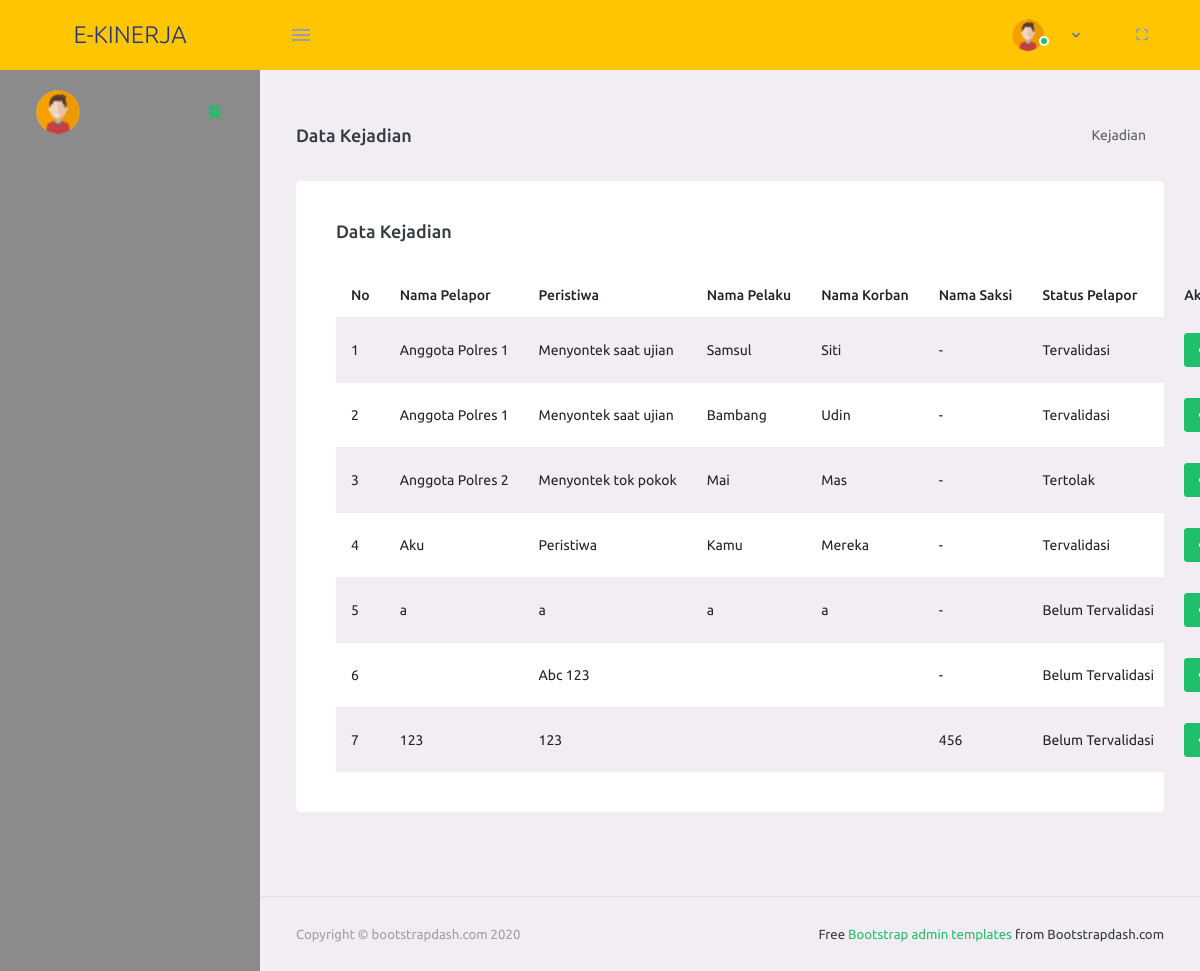
The app's page /index.php/kejadian, older data.
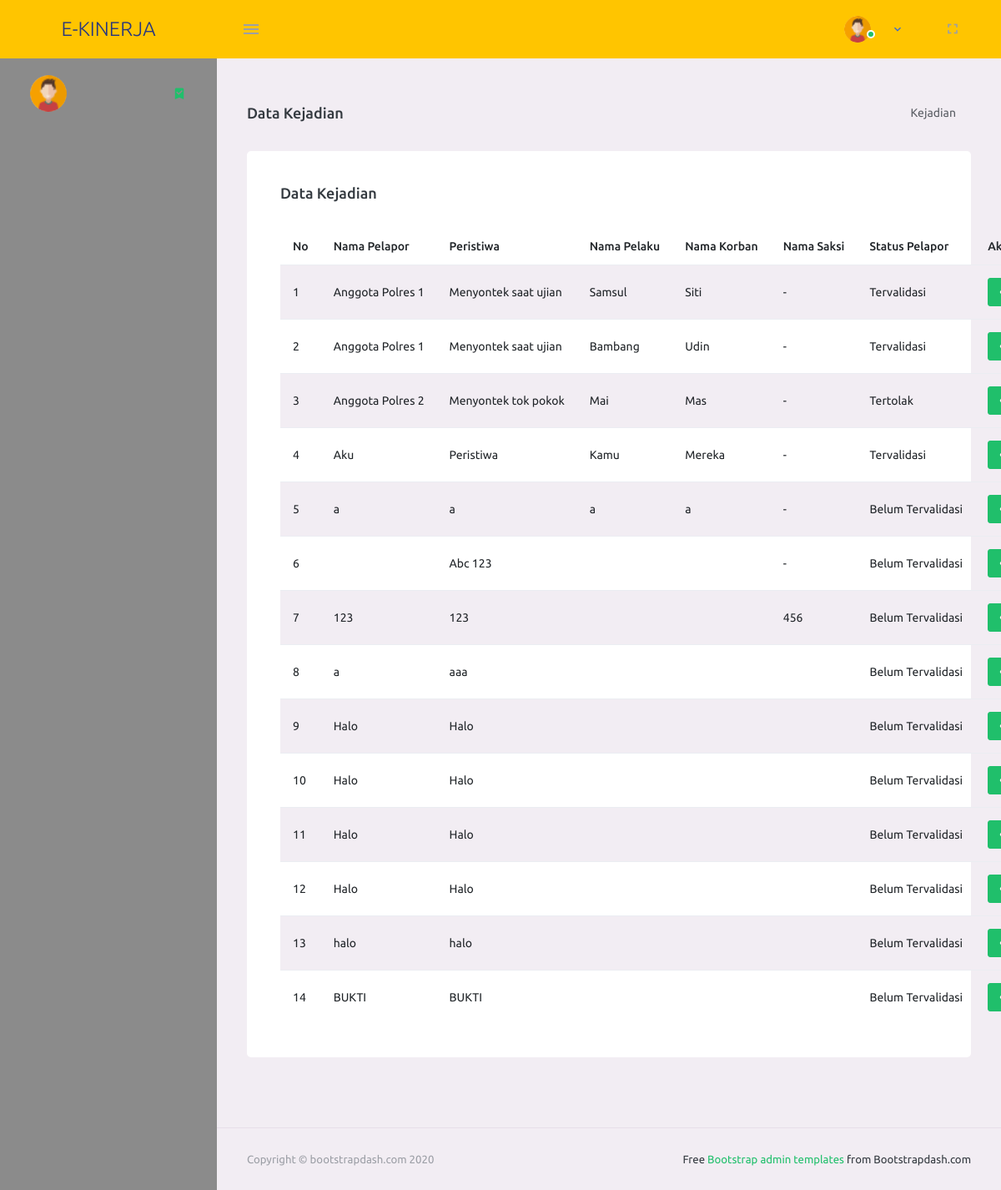
The same page, newer data.
### tables this page shows
CREATE TABLE `kejadian` (
  `ID_KEJADIAN` int(11) NOT NULL,
  `NIP_PENCATAT` varchar(20) DEFAULT NULL,
  `NIP_VALIDATOR` varchar(20) DEFAULT NULL,
  `NAMA_PELAPOR` varchar(100) DEFAULT NULL,
  `TEMPAT_LAHIR_PELAPOR` varchar(50) DEFAULT NULL,
  `TANGGAL_LAHIR_PELAPOR` date DEFAULT NULL,
  `ALAMAT_PELAPOR` varchar(150) DEFAULT NULL,
  `JENIS_KELAMIN_PELAPOR` varchar(100) DEFAULT NULL,
  `PERISTIWA` varchar(500) DEFAULT NULL,
  `NAMA_PELAKU` varchar(100) DEFAULT '-',
  `TEMPAT_LAHIR_PELAKU` varchar(50) DEFAULT '-',
  `TANGGAL_LAHIR_PELAKU` date DEFAULT NULL,
  `ALAMAT_PELAKU` varchar(150) DEFAULT '-',
  `JENIS_KELAMIN_PELAKU` varchar(100) DEFAULT '-',
  `NAMA_KORBAN` varchar(100) DEFAULT '-',
  `TEMPAT_LAHIR_KORBAN` varchar(50) DEFAULT '-',
  `TANGGAL_LAHIR_KORBAN` date DEFAULT NULL,
  `ALAMAT_KORBAN` varchar(150) DEFAULT '-',
  `JENIS_KELAMIN_KORBAN` varchar(100) DEFAULT '-',
  `NAMA_SAKSI` varchar(100) NOT NULL DEFAULT '-',
  `TEMPAT_LAHIR_SAKSI` varchar(50) NOT NULL DEFAULT '-',
  `TANGGAL_LAHIR_SAKSI` date DEFAULT NULL,
  `ALAMAT_SAKSI` varchar(150) NOT NULL DEFAULT '-',
  `JENIS_KELAMIN_SAKSI` varchar(100) NOT NULL DEFAULT '-',
  `KETERANGAN_KEJADIAN` varchar(500) DEFAULT NULL,
  `KATEGORI_KEJADIAN` varchar(100) DEFAULT NULL,
  `TEMPAT_KEJADIAN` varchar(150) NOT NULL DEFAULT '-',
  `BUKTI` varchar(500) NOT NULL,
  `TANGGAL_KEJADIAN` date NOT NULL,
  `WAKTU_KEJADIAN` time NOT NULL,
  `TANGGAL_INPUT_DATA` timestamp NOT NULL DEFAULT current_timestamp() ON UPDATE current_timestamp(),
  `STATUS_KEJADIAN` varchar(255) DEFAULT 'Belum Tervalidasi',
  `TANGGAL_VALIDASI` timestamp NULL DEFAULT NULL,
  `CATATAN` varchar(255) DEFAULT NULL
);

### application/controllers/Kejadian.php (called while the page is built, shortened)
<?php
class Kejadian extends CI_Controller {
    public function __construct(){
        $this->load->model('m_anggota');
        $this->load->model('m_model');
        $this->load->library(array('upload'));
    }
    public function index(){
        $data['content']            = 'data_kejadian/all-kejadian-admin';
        $data['title']              = 'Data Kejadian';
        $data['kejadian']           = $this->m_model->get_data_all('kejadian');
        $this->load->view('template/template', $data);
    }
}

### index.php (called while the page is built, shortened)
<?php
require_once BASEPATH.'core/CodeIgniter.php';

### application/models/M_model.php (called while the page is built, shortened)
<?php
class M_model extends CI_Model {
    public function get_data_all($table_name){
        return $this->db->get($table_name)->result();
    }
}

### application/views/data_kejadian/all-kejadian-admin.php (the view, shortened to what this page needs)
<div class="page-header">
    <h3 class="page-title"> <?= $title ?> </h3>
    <nav aria-label="breadcrumb">
    <ol class="breadcrumb">
        <li class="breadcrumb-item active" aria-current="page">Kejadian</li>
    </ol>
    </nav>
</div>
<div class="row">
    <div class="col-lg-12 grid-margin stretch-card">
    <div class="card">
        <div class="card-body">
        <div class="row">
            <div class="col-md-12">
                <div class="float-left">
                    <h4 class="card-title">Data Kejadian</h4>
                </div>
            </div>
        </div><br>
        <table class="table table-striped" id="table">
            <thead>
            <tr>
                <th> No </th>
                <th> Nama Pelapor </th>
                <th> Peristiwa </th>
                <th> Nama Pelaku </th>
                <th> Nama Korban </th>
                <th> Nama Saksi </th>
                <th> Status Pelapor </th>
                <th> Aksi </th>
            </tr>
            </thead>
            <tbody>
                <?php $no = 1; foreach($kejadian as $data){ ?>
                <tr>
                    <td><?= $no++?></td>
                    <td><?= $data->NAMA_PELAPOR?></td>
                    <td><?= $data->PERISTIWA?></td>
                    <td><?= $data->NAMA_PELAKU?></td>
                    <td><?= $data->NAMA_KORBAN?></td>
                    <td><?= $data->NAMA_SAKSI?></td>
                    <td><?= $data->STATUS_KEJADIAN?></td>
                    <td>
                        <a href="<?= site_url('Kejadian/detail/'.$data->ID_KEJADIAN); ?>" class="btn btn-sm btn-success"><i class="mdi mdi-eye"></i> Detail</a>
                    </td>
                </tr>
                <?php }?>
            </tbody>
        </table>
        </div>
    </div>
    </div>
</div>

### application/views/template/template.php (shortened to what this page needs)
<!DOCTYPE html>
<html lang="en">
  <head>
    <link rel="stylesheet" href="<?= base_url() ?>assets/vendors/mdi/css/materialdesignicons.min.css">
    <link rel="stylesheet" href="<?= base_url() ?>assets/vendors/css/vendor.bundle.base.css">
    <link href="<?= base_url() ?>assets/vendor/datatables/dataTables.bootstrap4.min.css" rel="stylesheet">
    <link rel="stylesheet" href="<?= base_url() ?>assets/css/style.css">
  </head>
  <body>
    <div class="container-scroller">
      <nav class="navbar default-layout-navbar col-lg-12 col-12 p-0 fixed-top d-flex flex-row" style="background: #ffc500;">
        <div class="text-center navbar-brand-wrapper d-flex align-items-center justify-content-center" style="background: #ffc500;">
          <a class="navbar-brand brand-logo" href="<?= base_url() ?>index.html" >E-KINERJA</a>
        </div>
        <div class="navbar-menu-wrapper d-flex align-items-stretch">
          <button class="navbar-toggler navbar-toggler align-self-center" type="button" data-toggle="minimize">
            <span class="mdi mdi-menu"></span>
          </button>
          <ul class="navbar-nav navbar-nav-right">
            <li class="nav-item nav-profile dropdown">
              <a class="nav-link dropdown-toggle" id="profileDropdown" href="#" data-toggle="dropdown" aria-expanded="false">
                <div class="nav-profile-img">
                  <img src="<?= base_url() ?>assets/images/faces-clipart/pic-4.png" alt="image">
                  <span class="availability-status online"></span>
                </div>
              </a>
            </li>
            <li class="nav-item d-none d-lg-block full-screen-link">
              <a class="nav-link">
                <i class="mdi mdi-fullscreen" id="fullscreen-button"></i>
              </a>
            </li>
          </ul>
        </div>
      </nav>
      <div class="container-fluid page-body-wrapper">
        <nav class="sidebar sidebar-offcanvas" id="sidebar" style="background: #8b8b8b;">
          <ul class="nav">
            <li class="nav-item nav-profile">
              <a href="#" class="nav-link">
                <div class="nav-profile-image">
                  <img src="<?= base_url() ?>assets/images/faces-clipart/pic-4.png" alt="profile">
                </div>
                <i class="mdi mdi-bookmark-check text-success nav-profile-badge"></i>
              </a>
            </li>
          </ul>
        </nav>
        <div class="main-panel">
          <div class="content-wrapper">
            <?php $this->load->view($content)?>
          </div>
          <footer class="footer">
            <div class="container-fluid clearfix">
              <span class="text-muted d-block text-center text-sm-left d-sm-inline-block">Copyright © bootstrapdash.com 2020</span>
              <span class="float-none float-sm-right d-block mt-1 mt-sm-0 text-center"> Free <a href="https://www.bootstrapdash.com/bootstrap-admin-template/" target="_blank">Bootstrap admin templates </a> from Bootstrapdash.com</span>
            </div>
          </footer>
        </div>
      </div>
    </div>
  </body>
</html>

Row changes from the older to the newer data that the page shows:
added kejadian: NAMA_PELAPOR "a", PERISTIWA "aaa", STATUS_KEJADIAN "Belum Tervalidasi"
added kejadian: NAMA_PELAPOR "Halo", PERISTIWA "Halo", STATUS_KEJADIAN "Belum Tervalidasi"
added kejadian: NAMA_PELAPOR "Halo", PERISTIWA "Halo", STATUS_KEJADIAN "Belum Tervalidasi"
added kejadian: NAMA_PELAPOR "Halo", PERISTIWA "Halo", STATUS_KEJADIAN "Belum Tervalidasi"
added kejadian: NAMA_PELAPOR "Halo", PERISTIWA "Halo", STATUS_KEJADIAN "Belum Tervalidasi"
added kejadian: NAMA_PELAPOR "halo", PERISTIWA "halo", STATUS_KEJADIAN "Belum Tervalidasi"
added kejadian: NAMA_PELAPOR "BUKTI", PERISTIWA "BUKTI", STATUS_KEJADIAN "Belum Tervalidasi"
